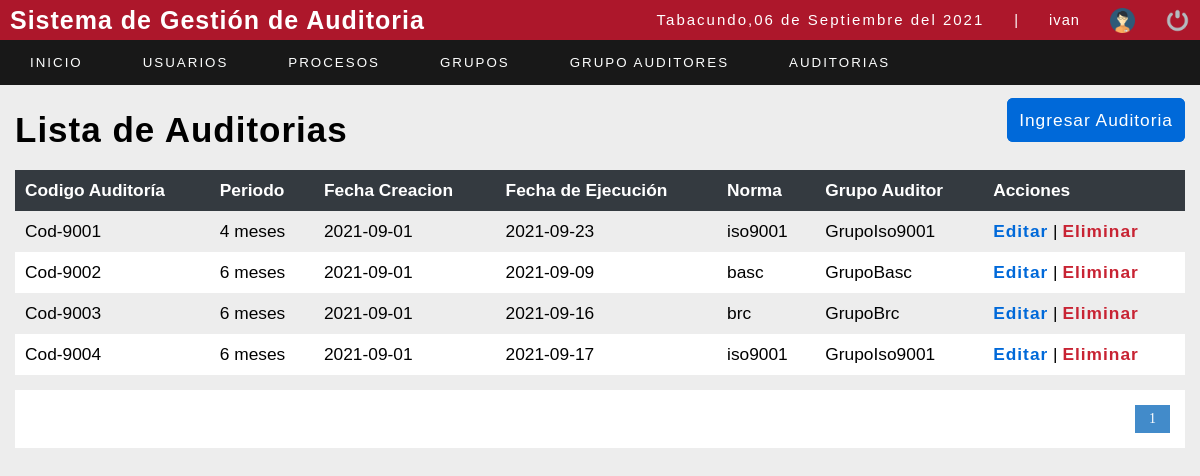
/sistema/lista_detalleauditoria.php (signed in), run on the app's committed database.
### tables this page shows
CREATE TABLE `norma` (
  `idnorma` int(11) NOT NULL,
  `nombrenorma` varchar(50) NOT NULL
);

CREATE TABLE `detalleauditoria` (
  `iddetalleauditoria` int(11) NOT NULL,
  `codigoauditoria` varchar(80) NOT NULL,
  `idperiodo` int(11) NOT NULL,
  `fechaejecucion` date NOT NULL,
  `idgrupo` int(11) NOT NULL,
  `fechacreacion` date NOT NULL DEFAULT current_timestamp(),
  `estado` int(11) NOT NULL DEFAULT 1
);

CREATE TABLE `periodo` (
  `idperiodo` int(11) NOT NULL,
  `tiempoperiodo` varchar(50) NOT NULL
);

CREATE TABLE `grupoauditor` (
  `idgrupo` int(11) NOT NULL,
  `nombregrupo` varchar(50) NOT NULL,
  `idnorma` int(11) NOT NULL
);

### sistema/lista_detalleauditoria.php (the view, shortened to what this page needs)
<?php
include "../conexion.php";
?>
<!DOCTYPE html>
<html lang="en">
<head>
	<?php include "includes/scripts.php"; ?>
	<link rel="stylesheet" href="https://pro.fontawesome.com/releases/v5.10.0/css/all.css" />
</head>
<body>
	<?php include "includes/header.php"; ?>
	<section id="container">
		<div style="display: flex;  justify-content:space-between; margin: 20px 0px; ">
		<h1>Lista de Auditorias</h1>
		<div style="justify-content:flex-end">
		<a style="border: 2px solid #0069D9;  color: #ffffff; background-color: #0069D9; border-radius: 6px;" href="registro_auditoria.php" class="btn_save">Ingresar Auditoria</a>
	    </div>
		</div>
		<table>
			<tr>
				<th>Codigo Auditoría</th>
				<th>Periodo</th>
				<th>Fecha Creacion</th>
				<th>Fecha de Ejecución</th>
				<th>Norma</th>
				<th>Grupo Auditor</th>
				<th>Acciones</th>
			</tr>
			<?php
			$sql_registe = mysqli_query($conection, "SELECT COUNT(*) as total_registro FROM detalleauditoria");
			$result_register = mysqli_fetch_array($sql_registe);
			$total_registro = $result_register['total_registro'];
			$por_pagina = 10;
			if (empty($_GET['pagina'])) {
				$pagina = 1;
			} else {
				$pagina = $_GET['pagina'];
			}
			$desde = ($pagina - 1) * $por_pagina;
			$total_paginas = ceil($total_registro / $por_pagina);
			$query = mysqli_query($conection, "SELECT iddetalleauditoria,codigoauditoria,tiempoperiodo,fechacreacion,fechaejecucion,nombrenorma,nombregrupo FROM norma n, grupoauditor ga,detallegrupo dg, detalleauditoria da, periodo p WHERE P.idperiodo=da.idperiodo AND n.idnorma=ga.idnorma AND dg.idgrupo=da.idgrupo and dg.idgrupo=ga.idgrupo AND dg.idrolauditor=1 ORDER BY codigoauditoria ASC LIMIT $desde,$por_pagina");
			$result = mysqli_num_rows($query);
			if ($result > 0) {
				while ($data = mysqli_fetch_array($query)) {
			?>
					<tr>
						<td><?php echo $data[1]; ?></td>
						<td><?php echo $data[2]; ?></td>
						<td><?php echo $data[3]; ?></td>
						<td><?php echo $data[4]; ?></td>
						<td><?php echo $data[5]; ?></td>
						<td><?php echo $data[6]; ?></td>
						<td>
							<a class="link_edit" href="editar_auditoria.php?id=<?php echo $data[0]; ?>">Editar</a>
							<?php if ($_SESSION['rol'] == 1) { ?>
								|
								<a class="link_delete" href="eliminar_auditorias.php?id=<?php echo $data[0]; ?>">Eliminar</a>
							<?php } ?>
						</td>
					</tr>
			<?php
				}
			}
			?>
		</table>
		<div class="paginador">
			<ul>
				<?php
				for ($i = 1; $i <= $total_paginas; $i++) {
					if ($i == $pagina) {
						echo '<li class="pageSelected">' . $i . '</li>';
					} else {
						echo '<li><a href="?pagina=' . $i . '">' . $i . '</a></li>';
					}
				}
				?>
			</ul>
		</div>
	</section>
</body>
</html>

### sistema/css/style.css (style rules this page uses)
* { margin: 0; padding: 0; box-sizing: border-box; }
body { background: #ededed; }
h1, h2, h3, h4, h5, h6 { font-family: Arial, sans-serif; font-weight: bold; letter-spacing: 1px; }
h1 { font-size: 25px; }
a { text-decoration: none; font-family: Arial, sans-serif; letter-spacing: 1px; }
#container { padding: 90px 15px 15px; }
.btn_save { font-size: 13pt; background: #0069D9; padding: 10px; color: #fff; letter-spacing: 1px; border: 0; cursor: pointer; margin: 15px auto; }
#container h1 { font-size: 35px; display: inline-block; }
table { border-collapse: collapse; font-size: 13pt; font-family: Arial, sans-serif; width: 100%; }
table th { text-align: left; padding: 10px; background: #343A40; color: #fff; }
table tr:nth-child(odd) { background: #fff; }
table td { padding: 10px; }
.link_edit { font-weight: bold; color: #0069D9; }
.link_delete { font-weight: bold; color: #C82333; }
.paginador ul { padding: 15px; list-style: none; background: #FFF; margin-top: 15px; display: -webkit-flex; display: -moz-flex; display: -ms-flex; display: -o-flex; display: flex; justify-content: flex-end; }
.paginador a, .pageSelected { color: #428bca; border: 1px solid #ddd; padding: 5px; display: inline-block; font-size: 14px; text-align: center; width: 35px; }
.pageSelected { color: #FFF; background: #428bca; border: 1px solid #428bca; }

### data on the page
norma: detalleauditoria.codigoauditoria "Cod-9001", periodo.tiempoperiodo "4 meses", detalleauditoria.fechacreacion "2021-09-01", detalleauditoria.fechaejecucion "2021-09-23", nombrenorma "iso9001", grupoauditor.nombregrupo "GrupoIso9001", detalleauditoria.codigoauditoria "Cod-9004", periodo.tiempoperiodo "6 meses", detalleauditoria.fechaejecucion "2021-09-17"
norma: detalleauditoria.codigoauditoria "Cod-9002", periodo.tiempoperiodo "6 meses", detalleauditoria.fechacreacion "2021-09-01", detalleauditoria.fechaejecucion "2021-09-09", nombrenorma "basc", grupoauditor.nombregrupo "GrupoBasc"
norma: detalleauditoria.codigoauditoria "Cod-9003", periodo.tiempoperiodo "6 meses", detalleauditoria.fechacreacion "2021-09-01", detalleauditoria.fechaejecucion "2021-09-16", nombrenorma "brc", grupoauditor.nombregrupo "GrupoBrc"

### other printed values
fechaC() "06 de Septiembre del 2021"
$_SESSION['user'] "ivan"
